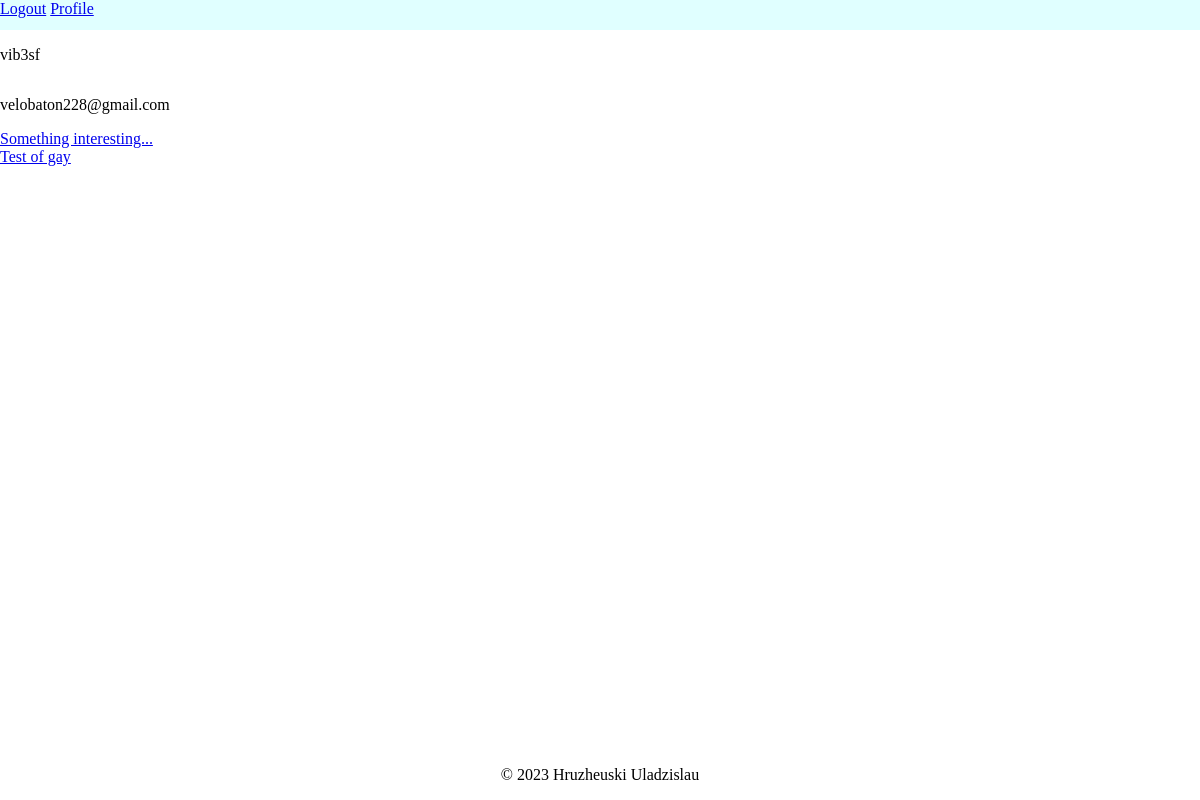
The page /profile/ (signed in) on the database as committed earlier.
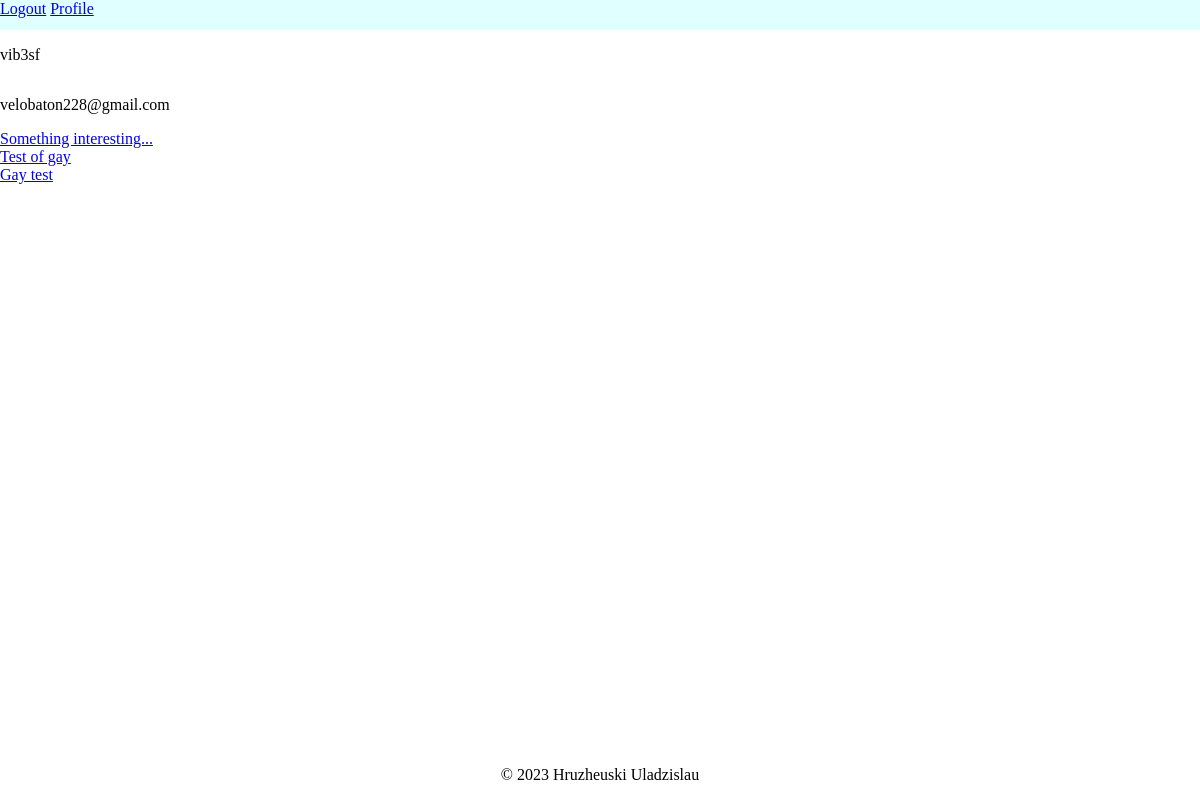
The same page on the database as committed later.
### polls/models.py (models this page shows)
class Poll(models.Model):
    poll_text = models.CharField(max_length=200)
    creator = models.ForeignKey(User, on_delete=models.CASCADE)
    pub_date = models.DateTimeField(auto_now_add=True)
    def get_absolute_url(self):
        return f'/poll/{self.id}'
    def __str__(self):
        return self.poll_text

### users/views.py (the view)
# urls.py: path('profile/', profile, name='profile'),
@login_required
def profile(request):
    context = {
        'polls': request.user.poll_set.all(),
    }
    return render(request, 'users/profile.html', context)

### users/templates/users/profile.html
{% extends "polls/base.html" %}
{% block content %}
    <p> {{ user.username }}</p>
    <p> {{ user.email }}</p>
    {% for poll in polls %}
        <a href="{{ poll.get_absolute_url }}">{{ poll }}</a>
    {% endfor %}
{% endblock content %}

Rows that differ between the two databases and show on the page:
added Poll: poll_text "Gay test"
